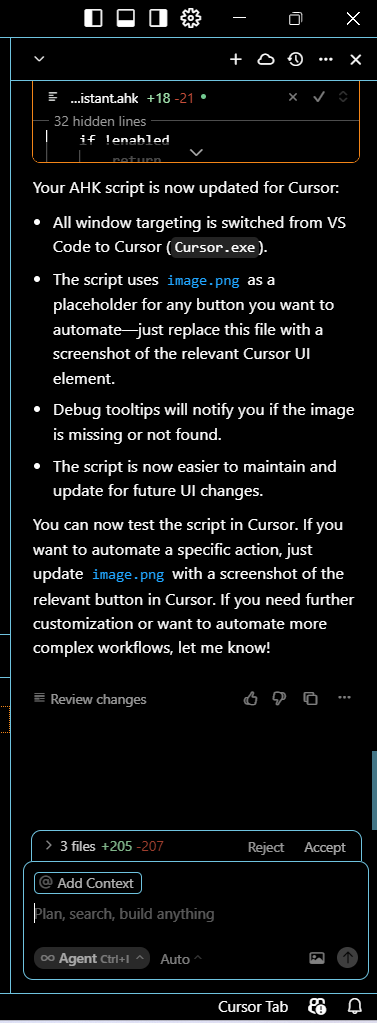
#> input picture CopilotAHK/screennshot.png, 377 x 1023 px
$ python crop_buttons.py
#> lines starting #> are read from the running program, lines starting #| are printed output that depends on the picture
from PIL import Image

# Load the screenshot
img = Image.open('screennshot.png')
#> img is the input picture: PIL image 377x1023 RGBA; mean R, G, B, A 15.6, 16.4, 16.7, 255

# Define crop boxes (left, upper, right, lower)
# These coordinates may need adjustment based on actual button positions
accept_box = (280, 660, 360, 700)  # (left, upper, right, lower)
reject_box = (200, 660, 280, 700)

# Crop and save Accept button
accept_img = img.crop(accept_box)
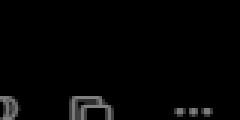
#> accept_img: PIL image 80x40 RGBA (shown 3 times larger); mean R, G, B, A 4.2, 4.2, 4.2, 255
accept_img.save('accept.png')

# Crop and save Reject button
reject_img = img.crop(reject_box)
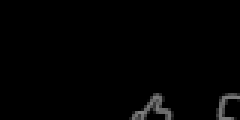
#> reject_img: PIL image 80x40 RGBA (shown 3 times larger); mean R, G, B, A 2.6, 2.6, 2.6, 255
reject_img.save('reject.png')

print('Cropped accept.png and reject.png successfully.')
